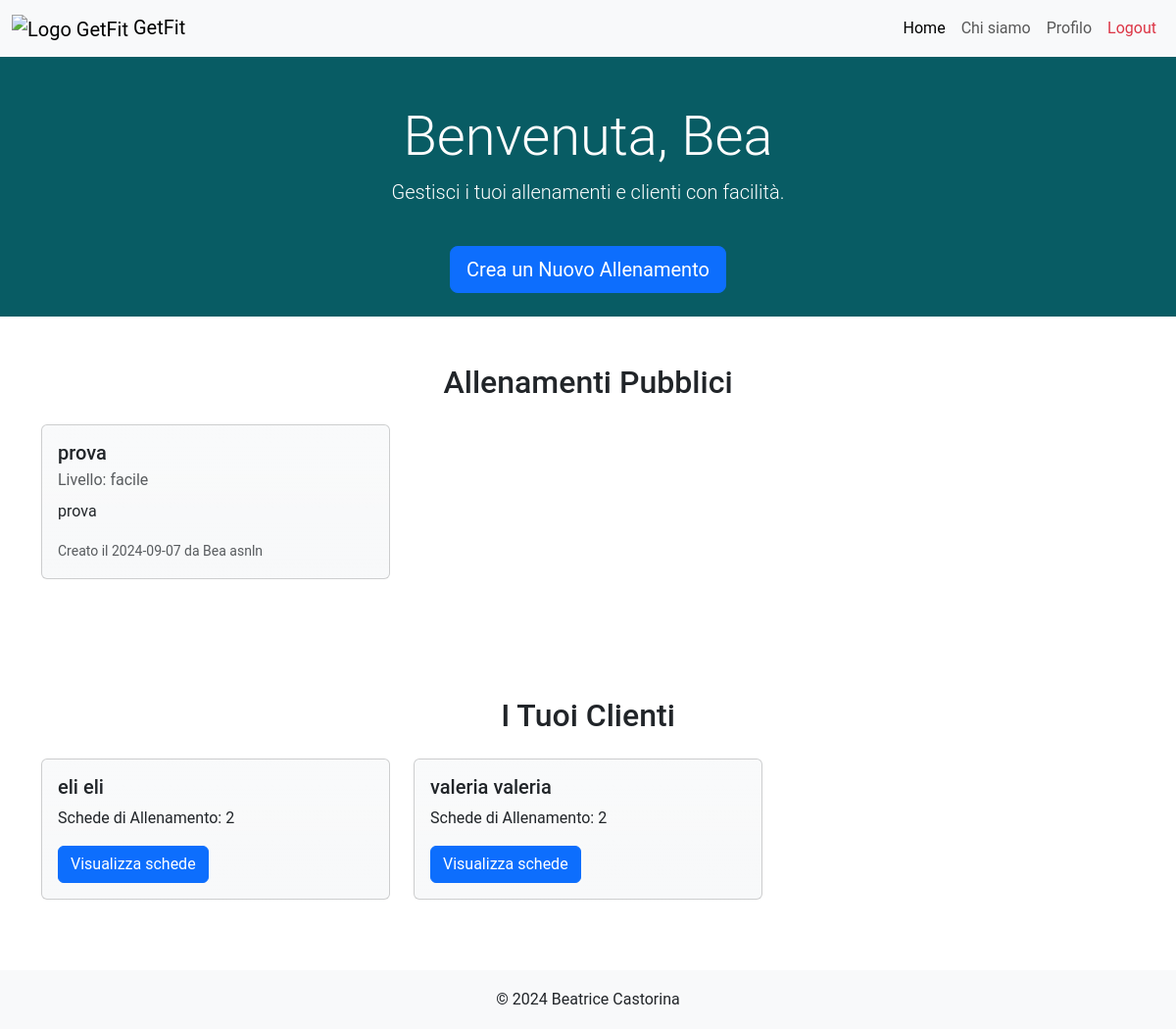
The page / (signed in) on the database as committed earlier.
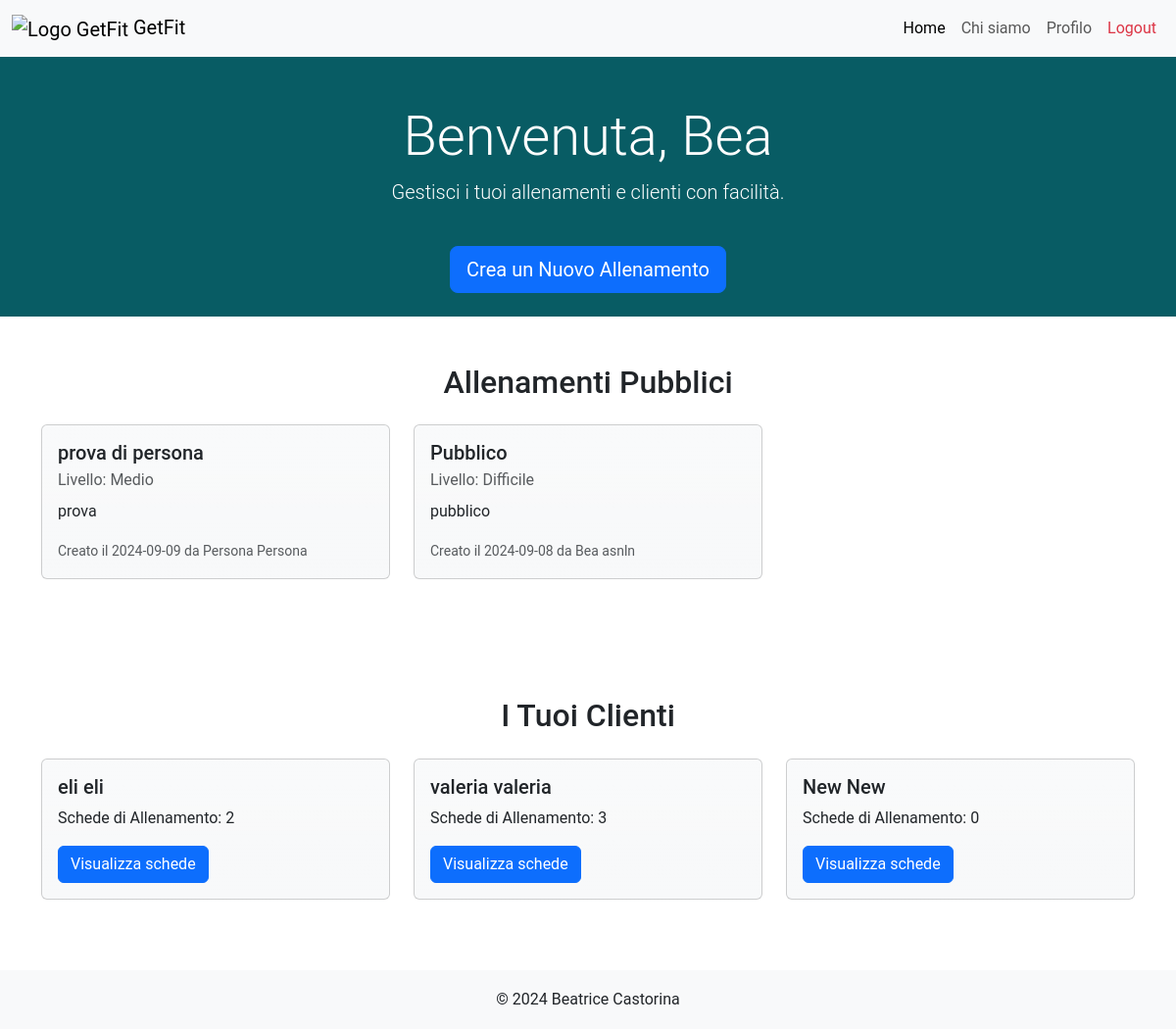
The same page on the database as committed later.
### tables this page shows
CREATE TABLE "PersonalTrainers" (
	"nome"	TEXT NOT NULL,
	"email"	TEXT NOT NULL UNIQUE,
	"password"	TEXT NOT NULL,
	"rating"	REAL NOT NULL,
	"numOfRatings"	INTEGER NOT NULL,
	"pt_id"	INTEGER,
	"cognome"	TEXT NOT NULL,
	"genere"	TEXT NOT NULL,
	PRIMARY KEY("pt_id" AUTOINCREMENT),
	CHECK("rating" <= 5.0)
);

CREATE TABLE "Allenamenti" (
	"id_allenamento"	INTEGER,
	"pt_id"	INTEGER NOT NULL,
	"titolo"	TEXT NOT NULL,
	"descrizione"	TEXT NOT NULL,
	"livello"	TEXT NOT NULL,
	"visibile"	INTEGER NOT NULL,
	"data_creazione"	TEXT NOT NULL,
	PRIMARY KEY("id_allenamento" AUTOINCREMENT),
	FOREIGN KEY("pt_id") REFERENCES "PersonalTrainers"("pt_id")
);

CREATE TABLE "Clients" (
	"nome"	TEXT NOT NULL,
	"email"	TEXT NOT NULL UNIQUE,
	"password"	TEXT NOT NULL,
	"pt_id"	INTEGER,
	"client_id"	INTEGER,
	"cognome"	TEXT NOT NULL,
	"genere"	TEXT NOT NULL,
	PRIMARY KEY("client_id" AUTOINCREMENT),
	FOREIGN KEY("pt_id") REFERENCES "PersonalTrainers"("pt_id")
);

### app.py (the view)
@app.route('/')
def index():
  allenamenti_db = allenamenti_dao.get_allenamenti()
  pts_db = utenti_dao.get_personal_trainers()
  clienti_db = []
  id = 0
  numOfSchede = {}
  public_workouts = []
  creators = {}
  email = utenti_dao.get_email(request)
  if email is not None:
    user, tipo = utenti_dao.get_user_by_email(email)
    if tipo == 0: # it's a pt
      id = user['pt_id']
      for workout in allenamenti_db:
        if workout['visibile']:
          public_workouts.append(workout)
          creators[workout['id_allenamento']] = utenti_dao.get_full_name(workout['pt_id'],'pt')
      clienti_db = utenti_dao.get_pt_clients(id)
      clienti_ids = [client['client_id'] for client in clienti_db]
      for id in clienti_ids:
        numOfSchede[id] = schede_dao.get_num_schede_by_client(id)[0]
  return render_template('index.html', public_workouts=public_workouts, pts=pts_db, clienti=clienti_db, numOfSchede=numOfSchede,creators=creators)

### allenamenti_dao.py (called while the page is built)
def get_allenamenti():
	query = 'SELECT * FROM Allenamenti ORDER BY data_creazione DESC'
	connection = sqlite3.connect('db/personal.db')
	connection.row_factory = sqlite3.Row
	cursor = connection.cursor()
	cursor.execute(query)
	allenamenti = cursor.fetchall()
	cursor.close()
	connection.close()
	return allenamenti

### app.py (called while the page is built)
@login_manager.user_loader
def load_user(user_email):
  user_db, type = utenti_dao.get_user_by_email(user_email)
  if type == 0:
    user = PersonalTrainer(nome=user_db['nome'], cognome=user_db['cognome'], genere=user_db['genere'], pt_id=user_db['pt_id'], rating=user_db['rating'], numOfRatings=user_db['numOfRatings'], email=user_db['email'], password=user_db['password'])
  else:
    user = Client(nome=user_db['nome'], cognome=user_db['cognome'], genere=user_db['genere'], client_id=user_db['client_id'], pt_id=user_db['pt_id'], email=user_db['email'], password=user_db['password'])
  return user

### schede_dao.py (called while the page is built)
def get_num_schede_by_client(client_id):
	query = 'SELECT COUNT(*) FROM Schede WHERE client_id=?'
	connection = sqlite3.connect('db/personal.db')
	connection.row_factory = sqlite3.Row
	cursor = connection.cursor()
	cursor.execute(query,(client_id,))
	result = cursor.fetchone()
	cursor.close()
	connection.close()
	return result

### utenti_dao.py (called while the page is built)
def get_email(request):
	try:
		return request.cookies.get('remember_token').split('|')[0]
	except Exception as e:
		return None

def get_full_name(id, type='client'):
	query1 = 'SELECT nome, cognome FROM Clients WHERE client_id=?'
	query2 = 'SELECT nome, cognome FROM PersonalTrainers WHERE pt_id=?'
	connection = sqlite3.connect('db/personal.db')
	connection.row_factory = sqlite3.Row
	cursor = connection.cursor()
	if type == 'client':
		cursor.execute(query1,(id,))
	else:
		cursor.execute(query2,(id,))
	full_name = cursor.fetchone()
	cursor.close()
	connection.close()
	return full_name['nome'] + ' ' + full_name['cognome']

def get_personal_trainers():
	connection = sqlite3.connect('db/personal.db')
	connection.row_factory = sqlite3.Row
	cursor = connection.cursor()
	query = 'SELECT * FROM PersonalTrainers'
	cursor.execute(query)
	pts = cursor.fetchall()
	cursor.close()
	connection.close()
	return pts

def get_pt_clients(pt_id):
	query = 'SELECT * FROM Clients WHERE pt_id = ?'
	connection = sqlite3.connect('db/personal.db')
	connection.row_factory = sqlite3.Row
	cursor = connection.cursor()
	cursor.execute(query,(pt_id,))
	clients = cursor.fetchall()
	cursor.close()
	connection.close()
	return clients

### templates/index.html (shortened to what this page needs)
{% extends "base.html" %}
{% block style %}
  {% if not current_user.is_authenticated %}
    {{url_for('static', filename='css/homepage_styles.css')}}
  {% else %}
    {% if current_user.__class__.__name__ == "PersonalTrainer" %}
      {{url_for('static', filename='css/personal_styles.css')}}
    {% else %}
      {{url_for('static', filename='css/client_styles.css')}}
    {% endif %}
  {% endif %}
{% endblock %}
{% block content %}
{% if not current_user.is_authenticated %}
<section class="hero-section text-center text-white d-flex align-items-center justify-content-center">
  <div class="container homepage-container">
      <h1 class="display-4">Benvenuto in GetFit</h1>
      <p class="lead"><span id="background-homepage">Crea, gestisci e monitora le tue sessioni di allenamento con i migliori personal trainer.</span></p>
      <a href="/signup" class="btn btn-primary btn-lg mt-4">Inizia Ora</a>
  </div>
</section>
<section class="features-section py-5">
<div class="container">
  <div class="row text-center">
    <div class="col-lg-4 col-md-6 mb-4">
      <div class="card p-4 border rounded">
        <i class="bi bi-person-fill display-4 text-primary"></i>
        <h3 class="mt-3">Personal Trainer</h3>
        <p>Crea e gestisci i tuoi allenamenti e segui i progressi dei tuoi clienti.</p>
      </div>
    </div>
    <div class="col-lg-4 col-md-6 mb-4">
      <div class="card p-4 border rounded">
        <i class="bi bi-people-fill display-4 text-primary"></i>
        <h3 class="mt-3">Clienti</h3>
        <p>Trova il personal trainer giusto per te e inizia il tuo percorso di allenamento personalizzato.</p>
      </div>
    </div>
    <div class="col-lg-4 col-md-6 mb-4">
      <div class="card p-4 border rounded">
        <i class="bi bi-bar-chart-line-fill display-4 text-primary"></i>
        <h3 class="mt-3">Progressi</h3>
        <p>Monitora i tuoi miglioramenti con statistiche e feedback dettagliati.</p>
      </div>
    </div>
  </div>
</div>
</section>
{% else %}
  {% if current_user.__class__.__name__ == "PersonalTrainer" %}
    <section class="hero-section pt-5 pb-4 text-center text-white d-flex align-items-center justify-content-center">
      <div class="container">
        <h1 class="display-4">Benvenut{% if current_user.genere == 'female' %}a{% elif current_user.genere == 'male' %}o{% else %}&#601;{% endif %}, {{current_user.nome}}</h1>
        <p class="lead">Gestisci i tuoi allenamenti e clienti con facilità.</p>
        <a href="/create_workout" class="btn btn-primary btn-lg mt-4">Crea un Nuovo Allenamento</a>
      </div>
    </section>
    <section class="public-workouts-section py-5">
      <div class="container">
        <h2 class="text-center mb-4">Allenamenti Pubblici</h2>
        <div class="row">
        {% for allenamento in public_workouts %}
          <div class="col-lg-4 col-md-6 mb-4">
            <div class="card">
              <div class="card-body">
                <h5 class="card-title">{{allenamento.titolo}}</h5>
                <p class="card-subtitle mb-2 text-body-secondary">Livello: {{allenamento.livello}}</p>
                <p class="card-text">{{allenamento.descrizione}}</p>
                <p class="card-text mt-2 text-body-secondary"><small>Creato il {{allenamento.data_creazione.split()[0]}} da {{creators[allenamento.id_allenamento]}}</small></p>
              </div>
            </div>
          </div>
        {% endfor %}
        </div>
      </div>
    </section>
    <section class="clients-section py-5">
      <div class="container">
        <h2 class="text-center mb-4">I Tuoi Clienti</h2>
        <div class="row">
          {% for cliente in clienti %}
          <div class="col-lg-4 col-md-6 mb-4">
            <div class="card">
              <div class="card-body">
                <h5 class="card-title">{{cliente.nome}} {{cliente.cognome}}</h5>
                <p class="card-text">Schede di Allenamento: {{ numOfSchede[cliente.client_id]}}</p>
                <form action="/schede" method="get">
                  <button type="submit" class="btn btn-primary">Visualizza schede</button>
                </form>
              </div>
            </div>
          </div>
          {% endfor %}
        </div>
      </div>
    </section>
  {% endif %}
{% endif %}
{% endblock %}

### templates/base.html (shortened to what this page needs)
<!DOCTYPE html>
<html lang="it">
  <head>
    <link href="https://cdn.jsdelivr.net/npm/bootstrap@5.3.2/dist/css/bootstrap.min.css" rel="stylesheet">
    <link href="https://cdnjs.cloudflare.com/ajax/libs/font-awesome/6.0.0-beta3/css/all.min.css" rel="stylesheet">
    <link rel="stylesheet" href="{{url_for('static', filename='css/base_styles.css')}}">
    <link rel="stylesheet" href="{% block style %}{% endblock %}">
  </head>
  <body>
    <div class="wrapper">
      <nav class="navbar navbar-expand-lg navbar-light bg-light">
        <div class="container-fluid">
          <a class="navbar-brand" href="/">
            <img src="{{ url_for('static', filename='img/logo.png') }}" alt="Logo GetFit" width="75" height="75">
            GetFit
          </a>
          <div class="collapse navbar-collapse" id="navbarNav">
            <ul class="navbar-nav ms-auto">
              <li class="nav-item">
                <a class="nav-link {% if request.path == url_for('index') %}active{% endif %}" aria-current="page" href="{{ url_for('index') }}">Home</a>
              </li>
              <li class="nav-item">
                <a class="nav-link {% if request.path == url_for('about') %}active{% endif %}" aria-current="page" href="{{ url_for('about') }}">Chi siamo</a>
              </li>
              {% if not current_user.is_authenticated %}
                <li class="nav-item">
                  <a class="btn btn-primary my-1" href="{{ url_for('signup') }}">Registrati</a>
                </li>
                <li class="nav-item">
                  <a class="btn btn-outline-primary ms-2 my-1" href="{{url_for('login')}}">Login</a>
                </li>
              {% else %}
                {% if current_user.__class__.__name__ == "PersonalTrainer" %}
                  <li class="nav-item">
                    <a class="nav-link {% if request.path == url_for('pt_profile') %}active{% endif %}" aria-current="page" href="{{ url_for('pt_profile') }}">Profilo</a>
                  </li>
                {% else %}
                  {% if current_user.pt_id is not none %}
                    <li class="nav-item">
                      <a class="nav-link {% if request.path == url_for('schede') %}active{% endif %}" aria-current="page" href="{{ url_for('schede') }}">Schede</a>
                    </li>
                  {% endif %}
                {% endif %}
                <li class="nav-item">
                  <a class="nav-link text-danger" aria-current="page" href="{{ url_for('logout') }}">Logout</a>
                </li>
              {% endif %}
            </ul>
          </div>
        </div>
      </nav>
      <div class="content">
        {% block content %}{% endblock %}
      </div>
    </div>
    <footer>
      <div class="container text-center">
        <p class="mb-0">&copy; 2024 Beatrice Castorina</p>
      </div>
    </footer>
  </body>
</html>

### static/css/base_styles.css (style rules this page uses)
html, body { font-family: 'Roboto', sans-serif; height: 100%; margin: 0; }
.hero-section { background-color: #085c64; color: white; padding: 60px 0; text-align: center; }
.wrapper { min-height: calc(100vh - 60px); }
footer { background-color: #f8f9fa; height: 60px; line-height: 60px; }
.card { transition: transform 0.3s; background-color: #f8f9fa; background-image: var(--bs-gradient); }

### static/css/personal_styles.css (style rules this page uses)
.hero-section { background-color: #085c64; color: white; padding: 60px 0; }

Rows that differ between the two databases and show on the page:
removed Allenamenti: titolo "prova", livello "facile", descrizione "prova", data_creazione "2024-09-07", creators "Bea asnln"
added Allenamenti: titolo "prova di persona", livello "Medio", descrizione "prova", data_creazione "2024-09-09", creators "Persona Persona"
added Allenamenti: titolo "Pubblico", livello "Difficile", descrizione "pubblico", data_creazione "2024-09-08", creators "Bea asnln"
computed for Clients "valeria": numOfSchede "2" → "3"
added Clients: nome "New", cognome "New", numOfSchede "0"
